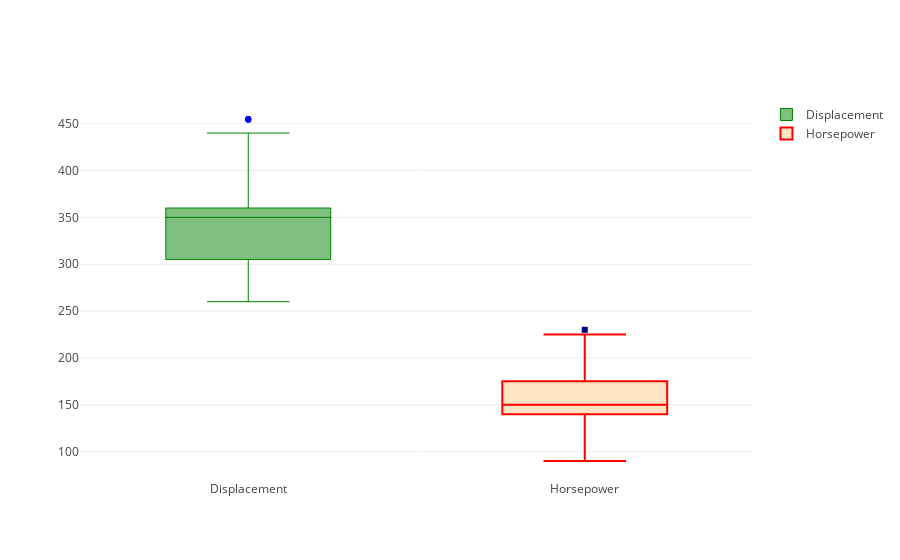

Notebook source saved alongside this figure:
### Code cell
data = [trace0, trace1]

offline.iplot(data)
